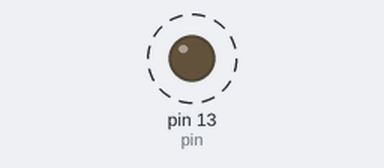
Recording of a sketch running on a simulated Arduino Uno, built with avr-gcc and run on an emulated ATmega328P. Shown: output pins drawn as LEDs (lit = HIGH). Dashed ring = blinking.

Above: at 0.5 s.
Timing chart, 0 to 4.6 s (numbered marks = the images above):
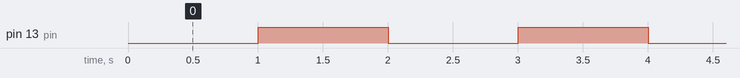

Measured:
- by itself, pin 13 (pin): alternates HIGH for 1.0 s and LOW for 1.0 s

The sketch:

blink.ino
```cpp
const unsigned int pin = 13;

void setup() {
    pinMode(pin, OUTPUT);
}

bool state = false;

void loop() {
    digitalWrite(pin, state);
    state = !state;
    delay(1000);
}
```
